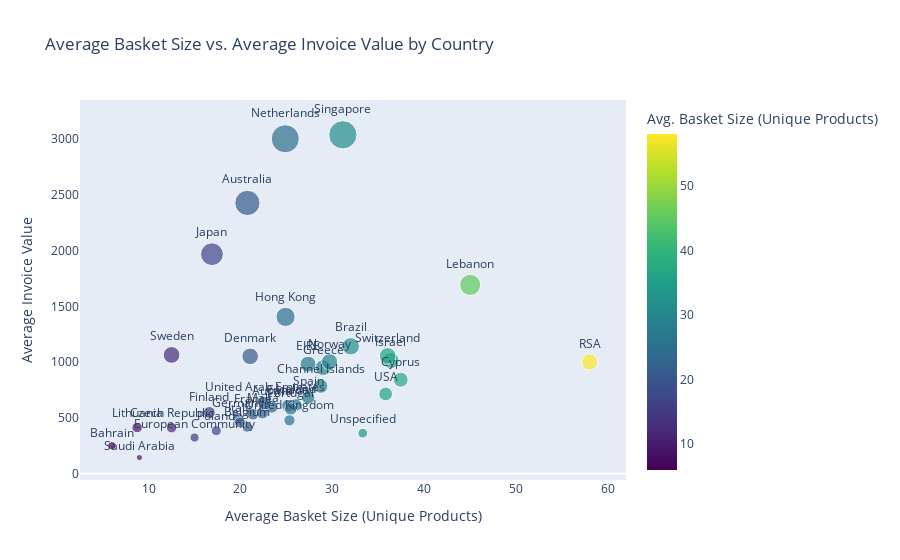

The notebook cell this image was saved under:
### Code cell
import plotly.express as px

# Scatter plot comparing basket size and invoice value
fig = px.scatter(
    basket_country,
    x="avg_basket_size",
    y="avg_invoice_value",
    text="Country",  # country labels on the points
    size="avg_invoice_value",  # bubble size proportional to invoice value
    color="avg_basket_size",  # color by basket size
    color_continuous_scale="Viridis",
    title="Average Basket Size vs. Average Invoice Value by Country",
    labels={
        "avg_basket_size": "Avg. Basket Size (Unique Products)",
        "avg_invoice_value": "Avg. Invoice Value"
    }
)

fig.update_traces(textposition='top center')
fig.update_layout(
    xaxis_title="Average Basket Size (Unique Products)",
    yaxis_title="Average Invoice Value",
    xaxis=dict(showgrid=False),
    yaxis=dict(showgrid=False)
)

fig.show()

### Figure 1 — Plotly figure (JSON) as saved in the notebook; plotly's stock layout.template omitted (floating-point values rounded to 4 significant figures)
{"data": [{"hovertemplate": "Avg. Basket Size (Unique Products)=%{marker.color}<br>Avg. Invoice Value=%{marker.size}<br>Country=%{text}<extra></extra>", "legendgroup": "", "marker": {"color": [20.75, 23.41, 6, 20.72, 32, 25.17, 28.73, 37.44, 12.5, 21.06, 27.36, 15, 16.61, 21.36, 19.73, 29, 24.91, 26, 36.38, 19.95, 16.89, 45, 8.75, 22.4, 24.87, 29.69, 17.37, 25.47, 58, 9, 31.14, 27.38, 12.5, 36.02, 35.8, 22.67, 25.34, 33.31], "coloraxis": "coloraxis", "size": [2429.0, 599.9, 251.4, 420.4, 1144.0, 611.1, 786.2, 843.9, 413.4, 1053.0, 983.1, 325.1, 549.9, 534.8, 500.4, 952.1, 1408.0, 615.7, 1016.0, 460.1, 1969.0, 1694.0, 415.3, 545.1, 3005.0, 1005.0, 386.0, 580.7, 1002.0, 145.9, 3040.0, 684.0, 1066.0, 1057.0, 716.1, 634.1, 479.2, 364.7], "sizemode": "area", "sizeref": 7.6, "symbol": "circle"}, "mode": "markers+text", "name": "", "orientation": "v", "showlegend": false, "text": ["Australia", "Austria", "Bahrain", "Belgium", "Brazil", "Canada", "Channel Islands", "Cyprus", "Czech Republic", "Denmark", "EIRE", "European Community", "Finland", "France", "Germany", "Greece", "Hong Kong", "Iceland", "Israel", "Italy", "Japan", "Lebanon", "Lithuania", "Malta", "Netherlands", "Norway", "Poland", "Portugal", "RSA", "Saudi Arabia", "Singapore", "Spain", "Sweden", "Switzerland", "USA", "United Arab Emirates", "United Kingdom", "Unspecified"], "textposition": "top center", "type": "scatter", "x": [20.75, 23.41, 6, 20.72, 32, 25.17, 28.73, 37.44, 12.5, 21.06, 27.36, 15, 16.61, 21.36, 19.73, 29, 24.91, 26, 36.38, 19.95, 16.89, 45, 8.75, 22.4, 24.87, 29.69, 17.37, 25.47, 58, 9, 31.14, 27.38, 12.5, 36.02, 35.8, 22.67, 25.34, 33.31], "xaxis": "x", "y": [2429.0, 599.9, 251.4, 420.4, 1144.0, 611.1, 786.2, 843.9, 413.4, 1053.0, 983.1, 325.1, 549.9, 534.8, 500.4, 952.1, 1408.0, 615.7, 1016.0, 460.1, 1969.0, 1694.0, 415.3, 545.1, 3005.0, 1005.0, 386.0, 580.7, 1002.0, 145.9, 3040.0, 684.0, 1066.0, 1057.0, 716.1, 634.1, 479.2, 364.7], "yaxis": "y"}], "layout": {"coloraxis": {"colorbar": {"title": {"text": "Avg. Basket Size (Unique Products)"}}, "colorscale": [[0, "#440154"], [0.1111, "#482878"], [0.2222, "#3e4989"], [0.3333, "#31688e"], [0.4444, "#26828e"], [0.5556, "#1f9e89"], [0.6667, "#35b779"], [0.7778, "#6ece58"], [0.8889, "#b5de2b"], [1, "#fde725"]]}, "legend": {"itemsizing": "constant", "tracegroupgap": 0}, "title": {"text": "Average Basket Size vs. Average Invoice Value by Country"}, "xaxis": {"anchor": "y", "domain": [0, 1], "showgrid": false, "title": {"text": "Average Basket Size (Unique Products)"}}, "yaxis": {"anchor": "x", "domain": [0, 1], "showgrid": false, "title": {"text": "Average Invoice Value"}}}}
